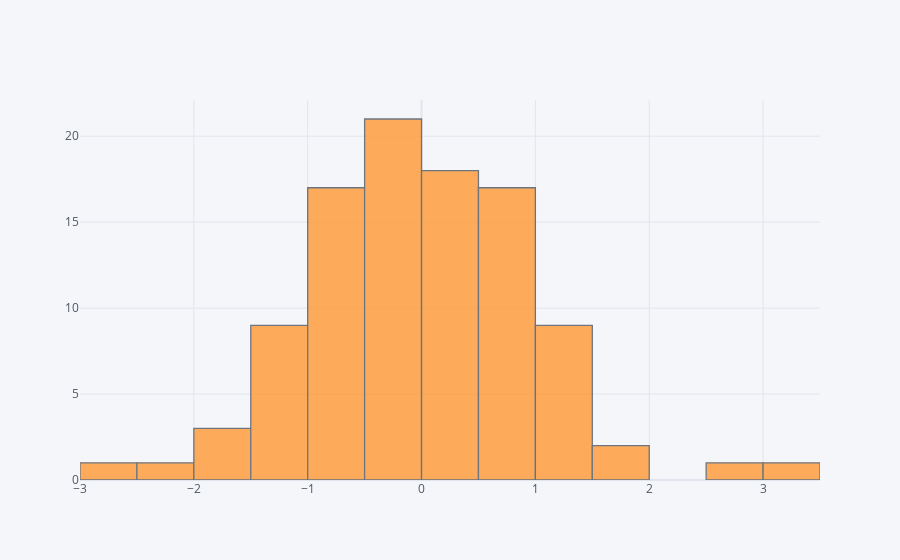

Source (notebook cell):
### Code cell
df['A'].iplot(kind='hist', bins=24)

### Figure 1 — Plotly figure (JSON) as saved in the notebook; plotly's stock layout.template omitted (floating-point values rounded to 4 significant figures)
{"data": [{"histfunc": "count", "histnorm": "", "marker": {"color": "rgba(255, 153, 51, 1.0)", "line": {"color": "#4D5663", "width": 1.3}}, "name": "A", "nbinsx": 24, "opacity": 0.8, "orientation": "v", "type": "histogram", "x": [-0.04538, 0.9177, 0.7662, 1.255, -1.624, 2.729, -1.141, -0.08432, -0.7184, 0.5931, -0.8387, 0.8328, -0.8588, 0.2497, 0.5625, -0.7682, -0.7328, -1.111, -0.6281, -1.847, 0.461, -0.03421, 0.3268, 0.6745, -0.003092, -0.09619, -0.3558, -1.439, -0.0817, -1.214, -0.4757, 0.2469, -0.8249, 1.164, -0.6689, 1.048, -0.5209, -0.09168, -0.4984, 0.08828, 0.00726, 0.01132, -0.5886, -0.2068, 0.4951, -0.1381, -0.2098, 0.08185, -0.07006, -1.836, 0.9987, -1.434, -0.03373, 0.796, 0.3552, -0.6634, -0.6847, -0.9638, 0.05404, 0.275, -2.499, 0.1943, 0.7851, 1.031, 0.4496, 1.348, -1.258, -0.2982, 0.6686, 0.1651, -0.6227, -0.07711, 0.5283, 0.2138, 0.9704, 0.5369, -0.2995, 0.7725, -0.5756, 1.488, -0.4094, -0.7445, -0.2514, 3.238, -0.7025, 1.195, 1.778, 0.7103, -0.3024, 0.0553, 0.6994, -1.137, -2.677, 0.1397, -1.144, 1.056, -1.322, 0.5383, 1.22, 1.91]}], "layout": {"barmode": "overlay", "legend": {"bgcolor": "#F5F6F9", "font": {"color": "#4D5663"}}, "paper_bgcolor": "#F5F6F9", "plot_bgcolor": "#F5F6F9", "title": {"font": {"color": "#4D5663"}}, "xaxis": {"gridcolor": "#E1E5ED", "showgrid": true, "tickfont": {"color": "#4D5663"}, "title": {"font": {"color": "#4D5663"}, "text": ""}, "zerolinecolor": "#E1E5ED"}, "yaxis": {"gridcolor": "#E1E5ED", "showgrid": true, "tickfont": {"color": "#4D5663"}, "title": {"font": {"color": "#4D5663"}, "text": ""}, "zerolinecolor": "#E1E5ED"}}}
